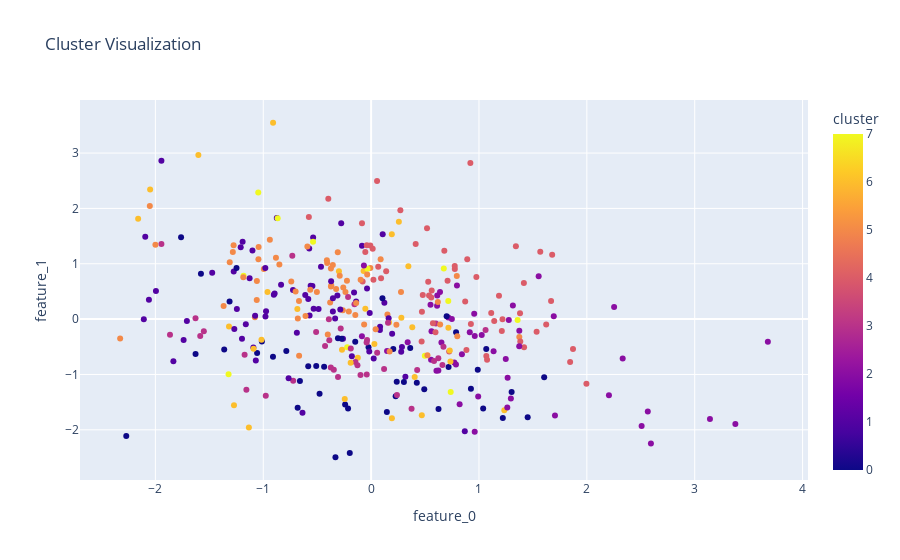

Notebook cell for this chart:
### Code cell
import plotly.express as px

# Create a DataFrame for the scaled data with cluster labels
df_scaled = pd.DataFrame(scaled_data, columns=[f'feature_{i}' for i in range(scaled_data.shape[1])])
df_scaled['cluster'] = pred

# Create a scatter plot for the first two features
fig = px.scatter(df_scaled, x='feature_0', y='feature_1', color='cluster', title='Cluster Visualization')
fig.show()

### Figure 1 — Plotly figure (JSON) as saved in the notebook; plotly's stock layout.template omitted (floating-point values rounded to 4 significant figures; data arrays with more than 128 entries replaced by an {"elided": "..."} marker saying what was removed)
{"data": [{"hovertemplate": "feature_0=%{x}<br>feature_1=%{y}<br>cluster=%{marker.color}<extra></extra>", "legendgroup": "", "marker": {"color": {"elided": "360 int values"}, "coloraxis": "coloraxis", "symbol": "circle"}, "mode": "markers", "name": "", "orientation": "v", "showlegend": false, "type": "scatter", "x": {"elided": "360 float values"}, "xaxis": "x", "y": {"elided": "360 float values"}, "yaxis": "y"}], "layout": {"coloraxis": {"colorbar": {"title": {"text": "cluster"}}, "colorscale": [[0, "#0d0887"], [0.1111, "#46039f"], [0.2222, "#7201a8"], [0.3333, "#9c179e"], [0.4444, "#bd3786"], [0.5556, "#d8576b"], [0.6667, "#ed7953"], [0.7778, "#fb9f3a"], [0.8889, "#fdca26"], [1, "#f0f921"]]}, "legend": {"tracegroupgap": 0}, "title": {"text": "Cluster Visualization"}, "xaxis": {"anchor": "y", "domain": [0, 1], "title": {"text": "feature_0"}}, "yaxis": {"anchor": "x", "domain": [0, 1], "title": {"text": "feature_1"}}}}
